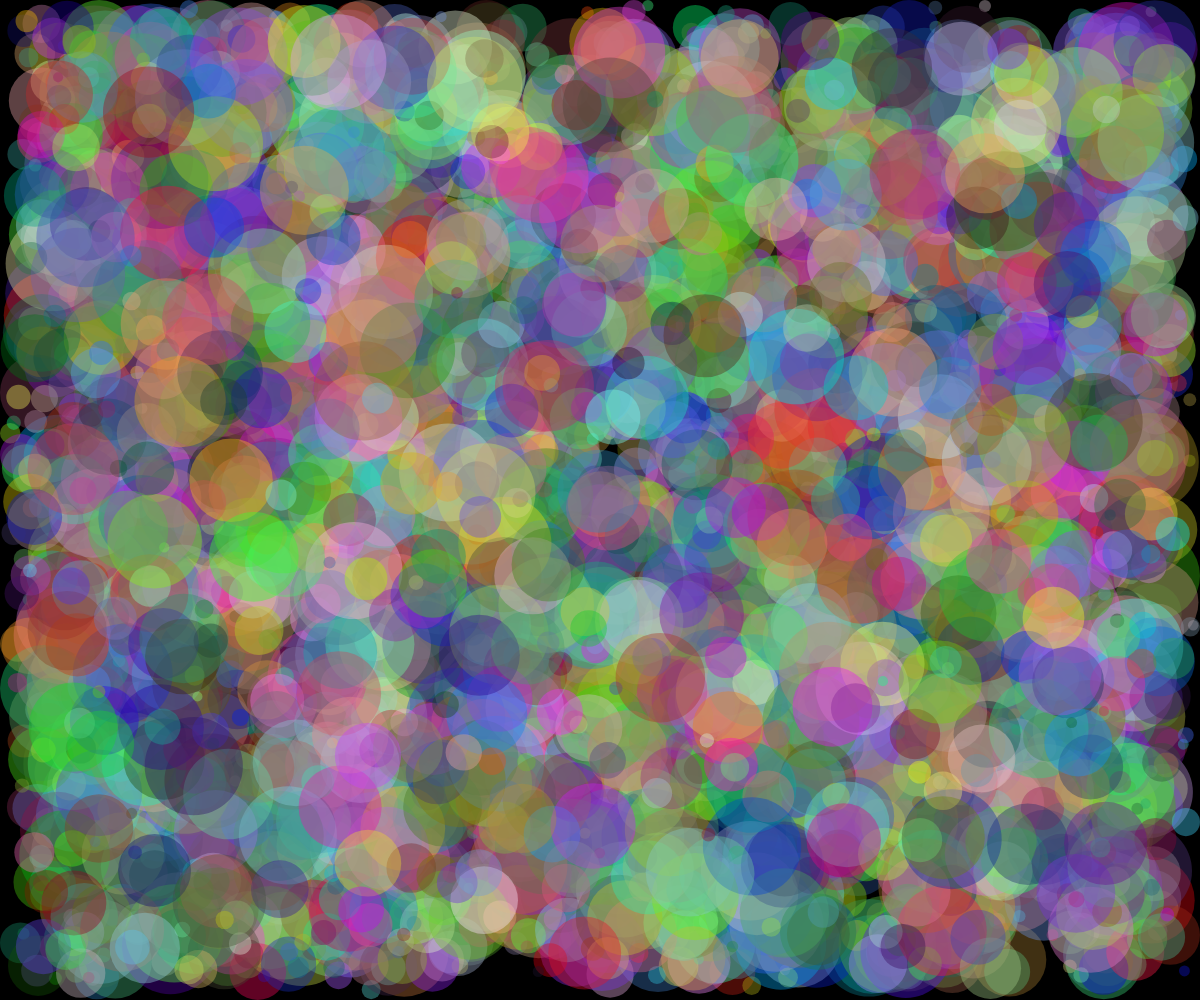
Frame 1 (no input)
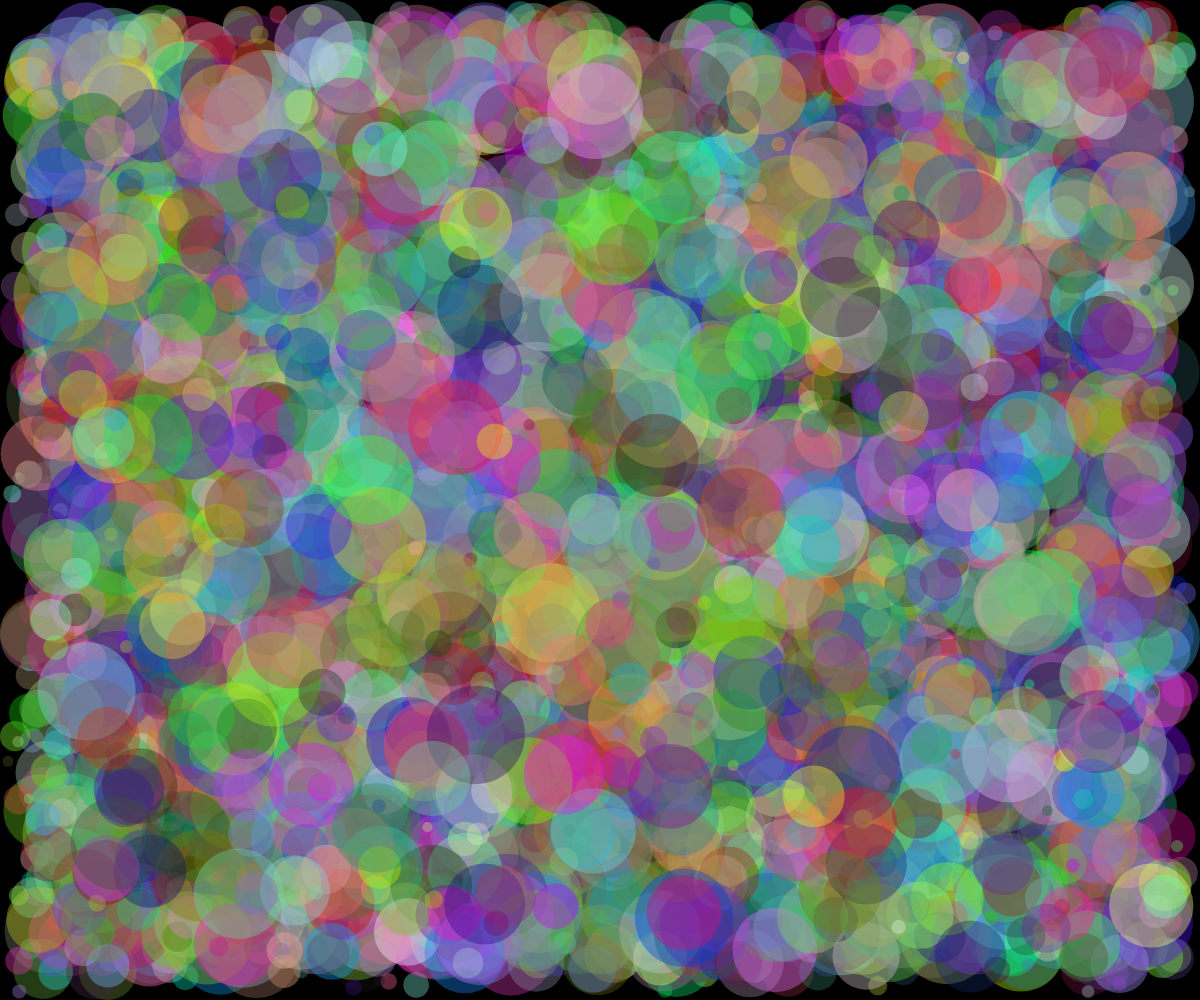
Frame 60 (no input)
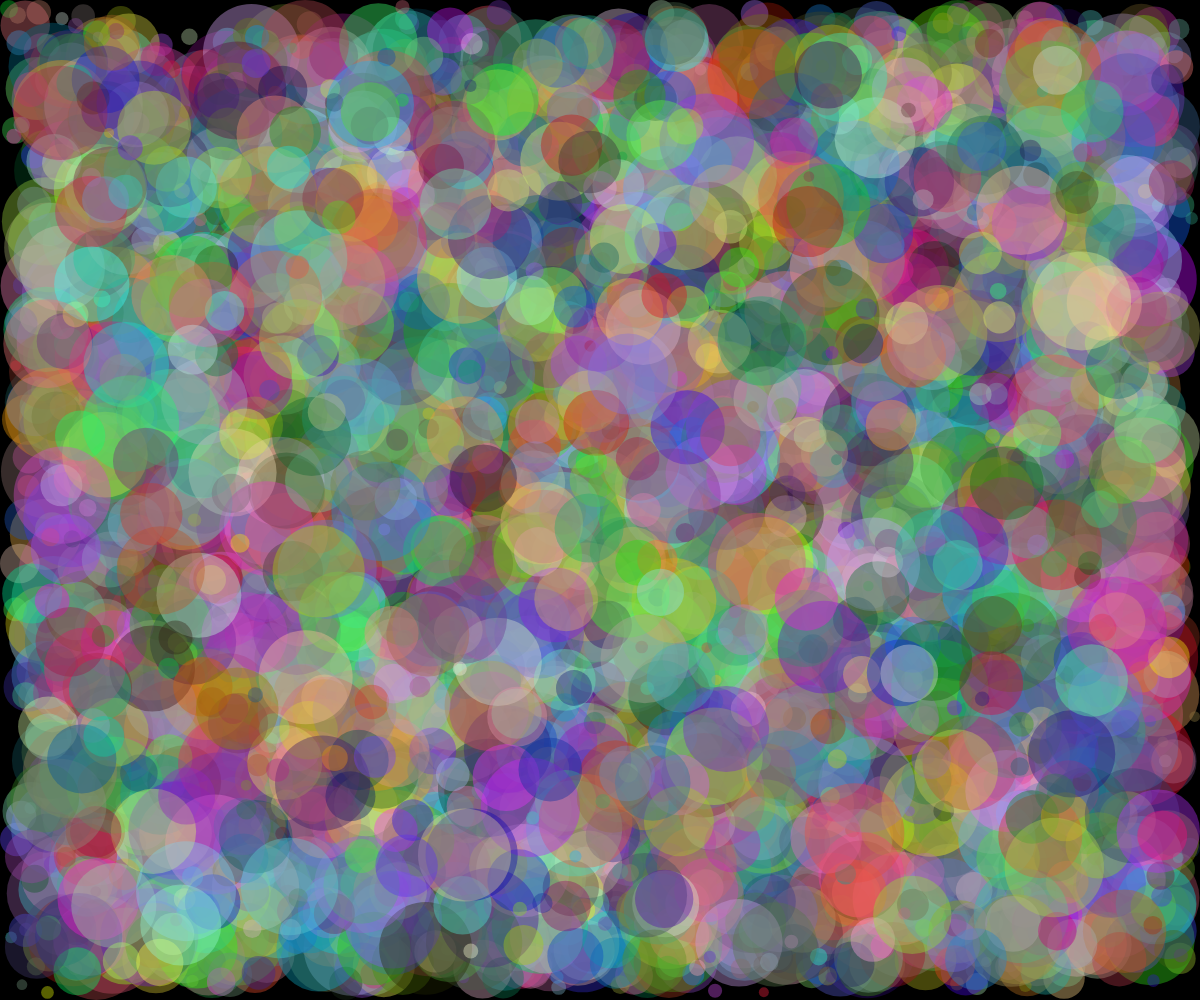
Frame 120 (the mouse pressed at the canvas centre since frame 60)

The p5.js sketch that drew these frames (run headless with seeded random() and noise() and a simulated clock; from frame 60 on, the mouse is pressed at the canvas centre):

// p5.js sketch
// ── sketch.js
let circleSize = [];
let positionX = [];
let positionY = [];
let velocityX = [];
let velocityY = [];
let numCircles;
let fillColor = [];
let maxSpeed = 5;

function setup() {
  createCanvas(windowWidth, windowHeight);
  noStroke();
  numCircles = int(random(1, 5000));
  for (let i = 0; i < numCircles; i++) {
    let size = random(10, 100);
    circleSize.push(size);
    positionX.push(random(size/2, width - size/2));
    positionY.push(random(size/2, height - size/2));
    velocityX.push(random(-maxSpeed, maxSpeed)); // Random horizontal speed
    velocityY.push(random(-maxSpeed, maxSpeed)); // Random vertical speed
    fillColor.push(color(random(255), random(255), random(255), 100));
  }
}

function draw() {
  background(0);
  //fill(255,100);
  
  for (let i = 0; i < positionX.length; i++) {
    // Update positions
    positionX[i] += velocityX[i];
    positionY[i] += velocityY[i];
    
    let radius = circleSize[i] / 2;
    
    // Bounce off edges using circle radius
    if (positionX[i] - radius < 0 || positionX[i] + radius > width) {
      velocityX[i] *= -1;
    }
    if (positionY[i] - radius < 0 || positionY[i] + radius > height) {
      velocityY[i] *= -1;
    }
    
    // Keep circles within bounds using radius
    positionX[i] = constrain(positionX[i], radius, width - radius);
    positionY[i] = constrain(positionY[i], radius, height - radius);

    fill(fillColor[i]);
    
    circle(positionX[i], positionY[i], circleSize[i]);
  }
}

function mousePressed() {
  numCircles = int(random(1, 5000));
  
  // Clear all arrays
  positionX = [];
  positionY = [];
  velocityX = [];
  velocityY = [];
  circleSize = [];
  fillColor = [];
  
  // Repopulate arrays with new number of circles
  for (let i = 0; i < numCircles; i++) {
    let size = random(10, 100);
    circleSize.push(size);
    positionX.push(random(size/2, width - size/2));
    positionY.push(random(size/2, height - size/2));
    velocityX.push(random(-maxSpeed, maxSpeed));
    velocityY.push(random(-maxSpeed, maxSpeed));
    fillColor.push(color(random(255), random(255), random(255), 100));
  }
}

function windowResized() {
  resizeCanvas(windowWidth, windowHeight);
}
